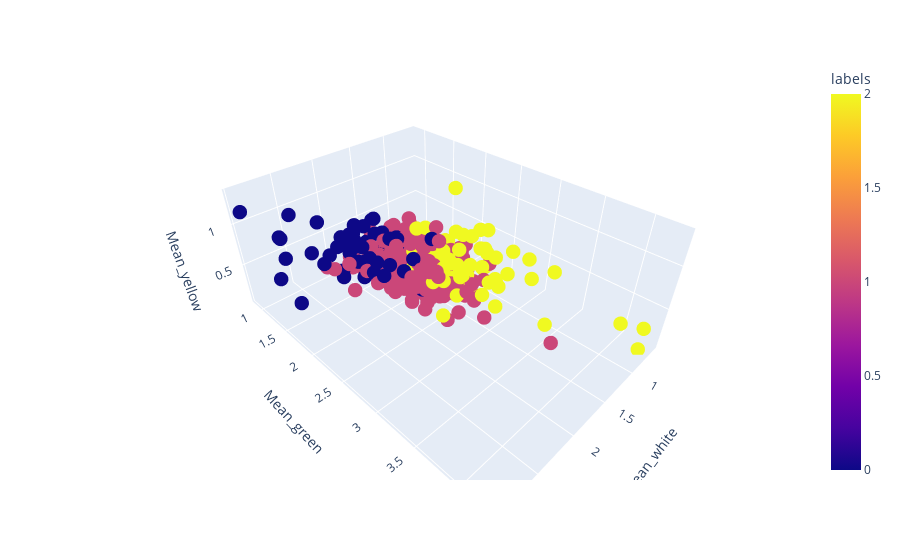

The notebook cell this image was saved under:
### Code cell
fig = px.scatter_3d(features.sample(500), x = 'Mean_white', y = 'Mean_green', 
                    z = 'Mean_yellow', color = 'labels')
fig.update_traces(marker_size = 5)
fig.show()

### Figure 1 — Plotly figure (JSON) as saved in the notebook; plotly's stock layout.template omitted (floating-point values rounded to 4 significant figures; data arrays with more than 128 entries replaced by an {"elided": "..."} marker saying what was removed)
{"data": [{"hovertemplate": "Mean_white=%{x}<br>Mean_green=%{y}<br>Mean_yellow=%{z}<br>labels=%{marker.color}<extra></extra>", "legendgroup": "", "marker": {"color": {"elided": "500 int values"}, "coloraxis": "coloraxis", "size": 5, "symbol": "circle"}, "mode": "markers", "name": "", "scene": "scene", "showlegend": false, "type": "scatter3d", "x": {"elided": "500 float values"}, "y": {"elided": "500 float values"}, "z": {"elided": "500 float values"}}], "layout": {"coloraxis": {"colorbar": {"title": {"text": "labels"}}, "colorscale": [[0, "#0d0887"], [0.1111, "#46039f"], [0.2222, "#7201a8"], [0.3333, "#9c179e"], [0.4444, "#bd3786"], [0.5556, "#d8576b"], [0.6667, "#ed7953"], [0.7778, "#fb9f3a"], [0.8889, "#fdca26"], [1, "#f0f921"]]}, "legend": {"tracegroupgap": 0}, "margin": {"t": 60}, "scene": {"domain": {"x": [0, 1], "y": [0, 1]}, "xaxis": {"title": {"text": "Mean_white"}}, "yaxis": {"title": {"text": "Mean_green"}}, "zaxis": {"title": {"text": "Mean_yellow"}}}}}
